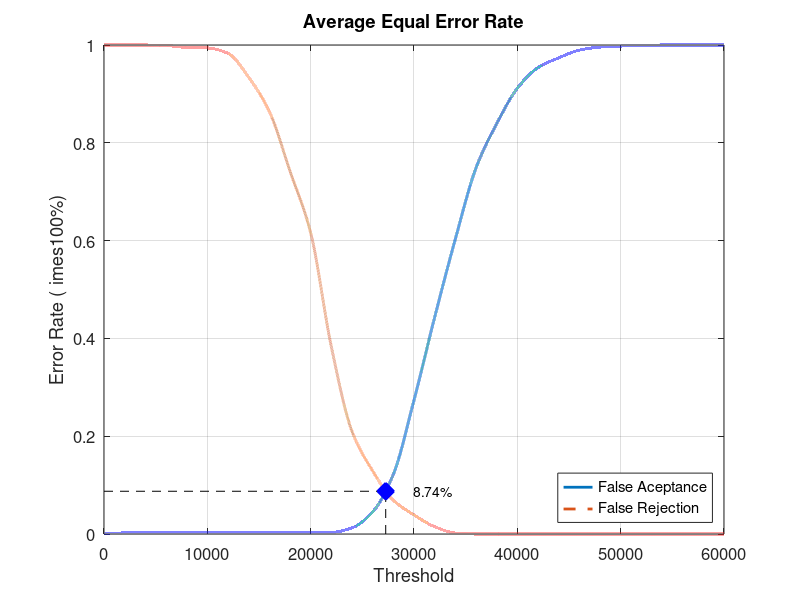
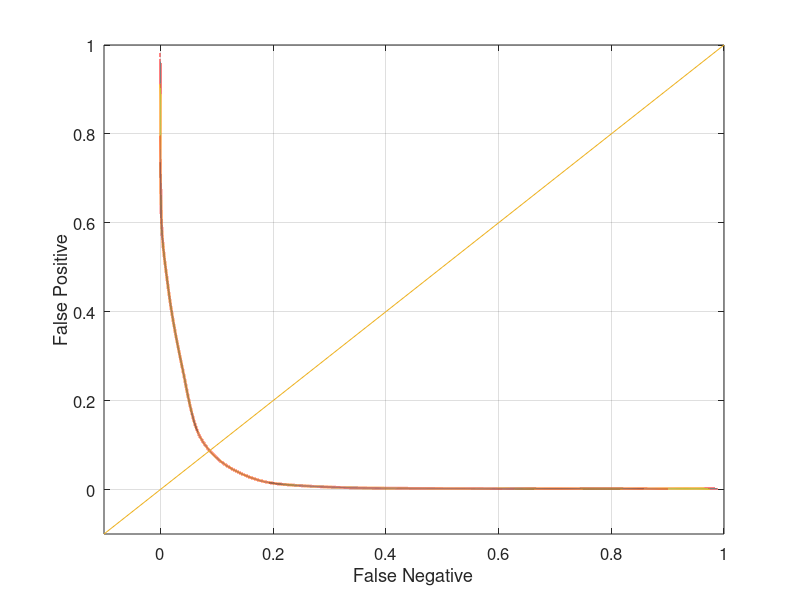

Write MATLAB code to recreate these figures, in order.
close all;
clear;
clc;
x = 0:2000:60000;
xq = 0:0.5:60000;

y0 = [0 0.00210526 0.00210526 0.00210526 0.00210526 0.00210526 0.00210526 0.00210526 0.00210526 0.00210526 0.00210526 0.0031579 0.0126316 0.0452632 0.122105 0.273684 0.443158 0.603158 0.748421 0.838947 0.911579 0.953684 0.973684 0.989474 0.99579 0.997895 0.998947 1 1 1 1]
yy0 = interp1(x, y0, xq, 'pchip');
y1 = [1 1 1 0.999 0.995 0.994 0.983 0.934 0.864 0.742 0.616 0.383 0.21 0.129 0.069 0.039 0.015 0.002 0 0 0 0 0 0 0 0 0 0 0 0 0]
yy1 = interp1(x, y1, xq, 'pchip');

% Calculating EER: 
y2 = abs(y0 - y1);
find(y2 == min(y2))
yy2 = abs(yy0 - yy1);
xEER = find(yy2 == min(yy2));
xEERIndex = xq(xEER) % X-axis EER
yEER = yy0(xEER) % Y-axis EER

main = figure
plot(xq, yy0,'-','LineWidth', 2);	hold on
plot(xq, yy1,'--','LineWidth', 2);	hold on
plot([xEERIndex xEERIndex], [0 yEER], 'k--');	hold on
plot([0 xEERIndex], [yEER yEER], 'k--');	hold on
plot(xEERIndex, yEER, 'bx', 'LineWidth', 10);	hold on
text(xEERIndex + 10 * xEERIndex / 100, yEER, [num2str(round((10000 * yEER)) / 100) '%'])
legend('False Aceptance', 'False Rejection', 'Location', 'SouthEast')
xlabel('Threshold')
ylabel('Error Rate (	imes100%)')
title('Average Equal Error Rate')
set(gca, 'FontSize', 12)
axis([0 60000 0 1])
grid on

print(main, 'Database3AverageMain', '-dpng');
FNRxFPR = figure('Color', [1 1 1]);
plot(yy1, yy0, '-', yy1, yy0, 'LineWidth', 2);
hold on
y = -0.1:0.1:1
plot(y, y); 
set(gca, 'FontSize', 12)
xlabel('False Negative')
ylabel('False Positive')
axis([-0.1 1 -0.1 1])
set(gca, 'FontSize', 12)
grid on

print(FNRxFPR, 'Database3AverageFNRxFPR','-dpng');
